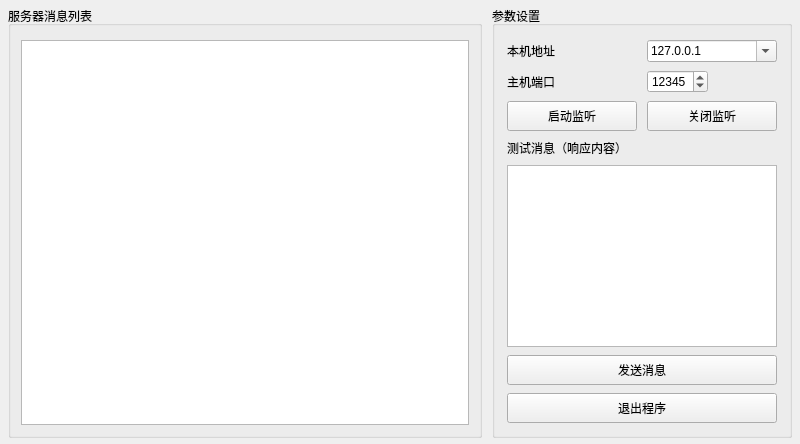
<?xml version="1.0" encoding="UTF-8"?>
<ui version="4.0">
 <class>FormHttpServer</class>
 <widget class="QWidget" name="FormHttpServer">
  <property name="geometry">
   <rect>
    <x>0</x>
    <y>0</y>
    <width>800</width>
    <height>444</height>
   </rect>
  </property>
  <property name="windowTitle">
   <string>Form</string>
  </property>
  <layout class="QHBoxLayout" name="horizontalLayout">
   <property name="spacing">
    <number>10</number>
   </property>
   <property name="leftMargin">
    <number>8</number>
   </property>
   <property name="topMargin">
    <number>6</number>
   </property>
   <property name="rightMargin">
    <number>8</number>
   </property>
   <property name="bottomMargin">
    <number>6</number>
   </property>
   <item>
    <widget class="QGroupBox" name="groupBox">
     <property name="title">
      <string>服务器消息列表</string>
     </property>
     <layout class="QVBoxLayout" name="verticalLayout">
      <property name="leftMargin">
       <number>10</number>
      </property>
      <property name="topMargin">
       <number>14</number>
      </property>
      <property name="rightMargin">
       <number>10</number>
      </property>
      <property name="bottomMargin">
       <number>10</number>
      </property>
      <item>
       <widget class="QTextEdit" name="ListWidget_HTTPServerListMsg">
        <property name="readOnly">
         <bool>true</bool>
        </property>
       </widget>
      </item>
     </layout>
    </widget>
   </item>
   <item>
    <widget class="QGroupBox" name="groupBox_3">
     <property name="minimumSize">
      <size>
       <width>300</width>
       <height>0</height>
      </size>
     </property>
     <property name="title">
      <string>参数设置</string>
     </property>
     <layout class="QGridLayout" name="gridLayout_3">
      <property name="leftMargin">
       <number>12</number>
      </property>
      <property name="topMargin">
       <number>14</number>
      </property>
      <property name="rightMargin">
       <number>12</number>
      </property>
      <property name="bottomMargin">
       <number>12</number>
      </property>
      <property name="horizontalSpacing">
       <number>10</number>
      </property>
      <property name="verticalSpacing">
       <number>8</number>
      </property>
      <item row="0" column="0">
       <widget class="QLabel" name="labelAddr">
        <property name="text">
         <string>本机地址</string>
        </property>
       </widget>
      </item>
      <item row="0" column="1">
       <widget class="QComboBox" name="comboBox_HTTPServerIP">
        <property name="editable">
         <bool>true</bool>
        </property>
        <item>
         <property name="text">
          <string>127.0.0.1</string>
         </property>
        </item>
       </widget>
      </item>
      <item row="1" column="0">
       <widget class="QLabel" name="labelPort">
        <property name="text">
         <string>主机端口</string>
        </property>
       </widget>
      </item>
      <item row="1" column="1" alignment="Qt::AlignLeft">
       <widget class="QSpinBox" name="spinBox_HTTPServerPort">
        <property name="maximumSize">
         <size>
          <width>120</width>
          <height>16777215</height>
         </size>
        </property>
        <property name="maximum">
         <number>65535</number>
        </property>
        <property name="value">
         <number>12345</number>
        </property>
       </widget>
      </item>
      <item row="2" column="0" colspan="2">
       <layout class="QHBoxLayout" name="horizontalLayout_2">
        <property name="spacing">
         <number>10</number>
        </property>
        <item>
         <widget class="QPushButton" name="pushButton_HTTPServerStart">
          <property name="minimumSize">
           <size>
            <width>0</width>
            <height>30</height>
           </size>
          </property>
          <property name="text">
           <string>启动监听</string>
          </property>
         </widget>
        </item>
        <item>
         <widget class="QPushButton" name="pushButton_HTTPServerStop">
          <property name="minimumSize">
           <size>
            <width>0</width>
            <height>30</height>
           </size>
          </property>
          <property name="text">
           <string>关闭监听</string>
          </property>
         </widget>
        </item>
       </layout>
      </item>
      <item row="3" column="0" colspan="2">
       <widget class="QLabel" name="label_2">
        <property name="text">
         <string>测试消息（响应内容）</string>
        </property>
       </widget>
      </item>
      <item row="4" column="0" colspan="2">
       <widget class="QPlainTextEdit" name="plainTextEdit_HTTPServerSendData">
        <property name="minimumSize">
         <size>
          <width>0</width>
          <height>60</height>
         </size>
        </property>
       </widget>
      </item>
      <item row="5" column="0" colspan="2">
       <widget class="QPushButton" name="pushButton_HTTPServerSendMsg">
        <property name="minimumSize">
         <size>
          <width>0</width>
          <height>30</height>
         </size>
        </property>
        <property name="text">
         <string>发送消息</string>
        </property>
       </widget>
      </item>
      <item row="6" column="0" colspan="2">
       <widget class="QPushButton" name="pushButton_HTTPServerClose">
        <property name="minimumSize">
         <size>
          <width>0</width>
          <height>30</height>
         </size>
        </property>
        <property name="text">
         <string>退出程序</string>
        </property>
       </widget>
      </item>
     </layout>
    </widget>
   </item>
  </layout>
 </widget>
 <resources>
  <include location="images.qrc"/>
 </resources>
 <connections/>
</ui>
